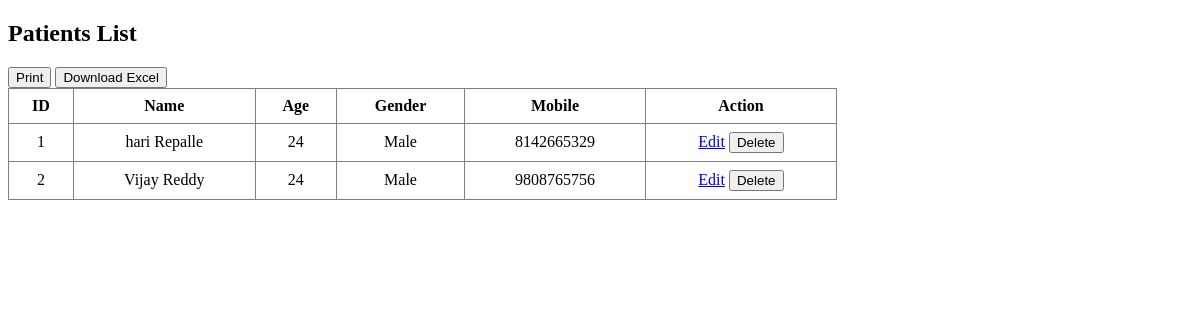
/patients (signed in), run on an earlier commit of the app's database.
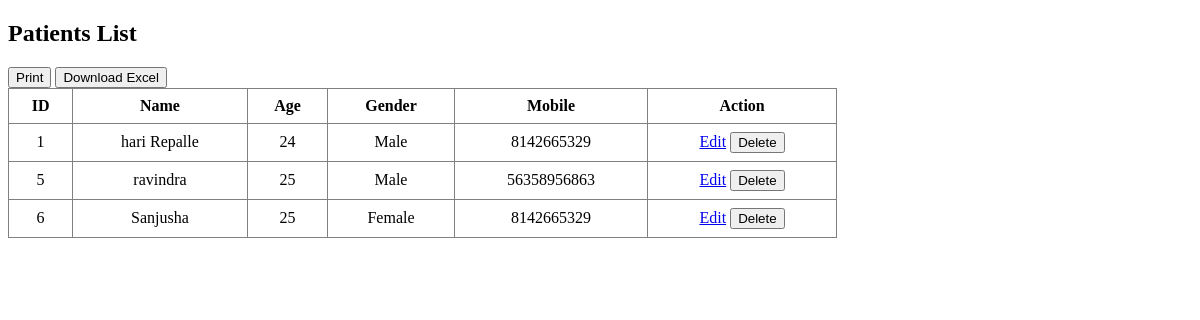
And on a later commit of the database.
### tables this page shows
CREATE TABLE patients(
id INTEGER PRIMARY KEY AUTOINCREMENT,
name TEXT,
age INTEGER,
gender TEXT,
mobile TEXT
);

### app.py (the view)
@app.route("/patients")
def patients():
    if "username" not in session:
        return redirect("/")
    con = db()
    cur = con.cursor()
    cur.execute("SELECT * FROM patients")
    data = cur.fetchall()
    con.close()
    return render_template("patients.html", patients=data)

### app.py (called while the page is built)
def db():
    con = sqlite3.connect("hospital.db")
    con.row_factory = sqlite3.Row
    return con

### templates/patients.html (shortened to what this page needs)
<!DOCTYPE html>
<html>
<head>
</head>
<body>
<h2>Patients List</h2>
<button onclick="window.print()">Print</button>
<a href="/export_patients">
    <button>Download Excel</button>
</a>
<table border="1">
<tr>
<th>ID</th>
<th>Name</th>
<th>Age</th>
<th>Gender</th>
<th>Mobile</th>
<th class="action">Action</th>
</tr>
{% for p in patients %}
<tr>
<td>{{p['id']}}</td>
<td>{{p['name']}}</td>
<td>{{p['age']}}</td>
<td>{{p['gender']}}</td>
<td>{{p['mobile']}}</td>
<td class="action">
<a href="/edit/{{ p['id'] }}">Edit</a>
<a href="/delete/{{ p.id }}" onclick="return confirm('Are you sure?')">
    <button>Delete</button>
</a>
</td>
</tr>
{% endfor %}
</table>
</body>
</html>

### templates/patients.html (style rules this page uses)
table { border-collapse:collapse; width:70%; }
th,td { padding:8px; text-align:center; }

What changed in the data, as far as the page shows it:
removed patients: id "2", name "Vijay Reddy", age "24", gender "Male", mobile "9808765756"
added patients: id "5", name "ravindra", age "25", gender "Male", mobile "56358956863"
added patients: id "6", name "Sanjusha", age "25", gender "Female", mobile "8142665329"
